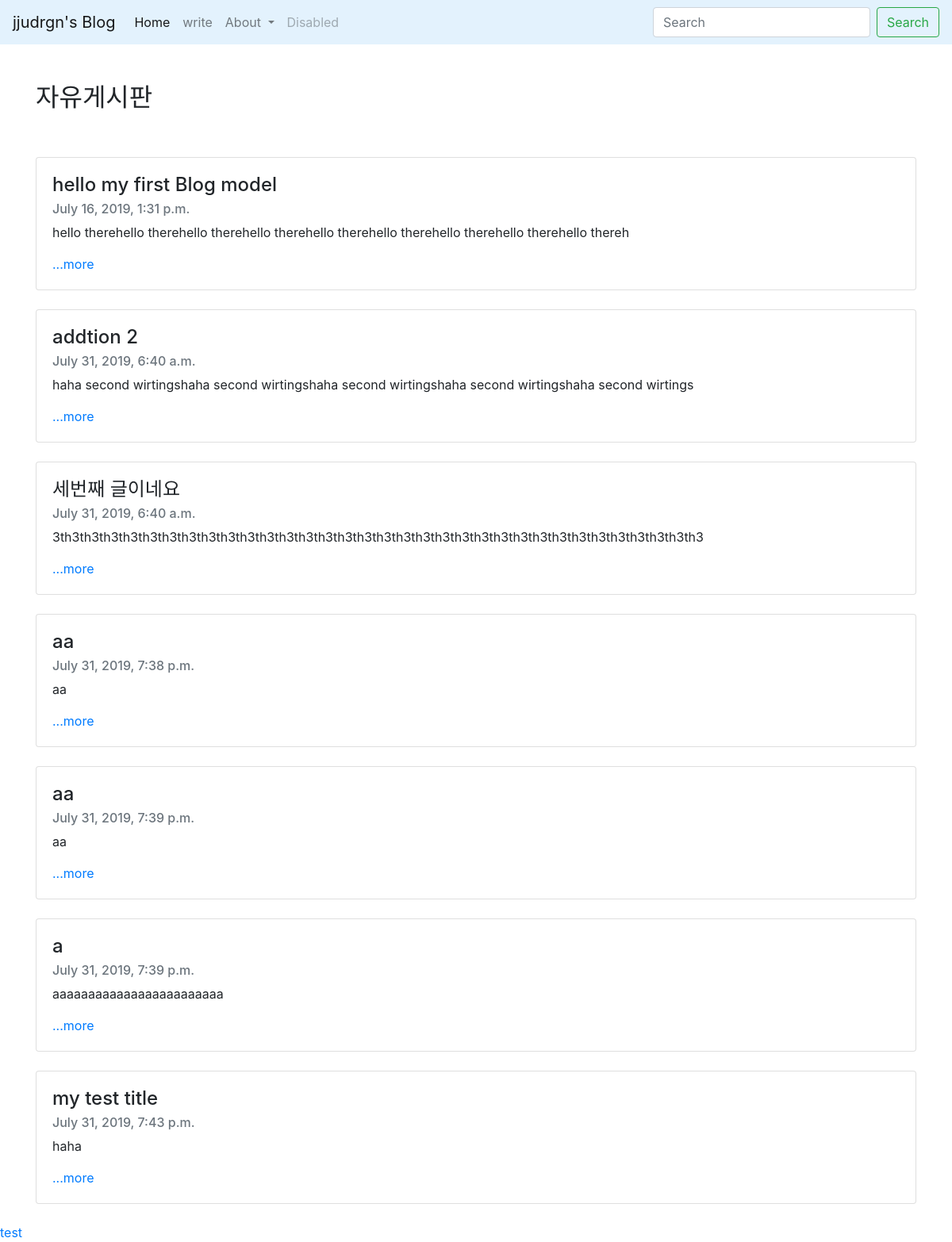
The page / on the database its author committed.
### blog/models.py (models this page shows, shortened)
class Blog(models.Model):
    title = models.CharField(max_length=200)
    pub_date = models.DateTimeField('date published')
    body = models.TextField()
    def summary(self):
        return self.body[:100]

### blog/views.py (the view)
# urls.py: path('', blog.views.home, name="home"),
def home(request):
    blogs = Blog.objects    # 쿼리셋 # 메소드
    return render(request, 'home.html', {'blogs' : blogs})

### blog/templates/home.html (shortened to what this page needs)
<head>
    <link rel="stylesheet" href="https://stackpath.bootstrapcdn.com/bootstrap/4.3.1/css/bootstrap.min.css">
</head>
<body>
<nav class="navbar navbar-expand-lg navbar-light" style="background-color: #e3f2fd;">
  <a class="navbar-brand" href="#">jjudrgn's Blog</a>
  <div class="collapse navbar-collapse" id="navbarSupportedContent">
    <ul class="navbar-nav mr-auto">
      <li class="nav-item active">
        <a class="nav-link" href="{%url 'home'%}">Home <span class="sr-only">(current)</span></a>
      </li>
      <li class="nav-item">
        <a class="nav-link" href="{%url 'newpost'%}">write</a>
      </li>
      <li class="nav-item dropdown">
        <a class="nav-link dropdown-toggle" href="#" id="navbarDropdown" role="button" data-toggle="dropdown" aria-haspopup="true" aria-expanded="false">
          About
        </a>
      </li>
      <li class="nav-item">
        <a class="nav-link disabled" href="#" tabindex="-1" aria-disabled="true">Disabled</a>
      </li>
    </ul>
    <form class="form-inline my-2 my-lg-0">
      <input class="form-control mr-sm-2" type="search" placeholder="Search" aria-label="Search">
      <button class="btn btn-outline-success my-2 my-sm-0" type="submit">Search</button>
    </form>
  </div>
</nav>
<div class="container">
    <br><br>
    <h2>자유게시판</h2>
    <br><br>
    {% for blog in blogs.all%}
    <div class="card">
    <div class="card-body">
    <h4 class="card-title">{{blog.title}}</h4>
    <h6 class="card-subtitle mb-2 text-muted">{{blog.pub_date}}</h6>
    <p class="card-text">{{blog.summary}}</p>
    <a href="{%url 'detail' blog.id%}" class="card-link">...more</a>
    </div></div>
    <br>
    {%endfor%}
</div>
</body>
<a href="test/"> test</h>

### rows shown on the page
Blog: title "hello my first Blog model", pub_date "July 16, 2019, 1:31 p.m.", summary "hello therehello therehello therehello therehello therehello therehello therehello therehello thereh"
Blog: title "addtion 2", pub_date "July 31, 2019, 6:40 a.m.", summary "haha second wirtingshaha second wirtingshaha second wirtingshaha second wirtingshaha second wirtings"
Blog: title "세번째 글이네요", pub_date "July 31, 2019, 6:40 a.m.", summary "3th3th3th3th3th3th3th3th3th3th3th3th3th3th3th3th3th3th3th3th3th3th3th3th3th3th3th3th3th3th3th3th3th3"
Blog: title "aa", pub_date "July 31, 2019, 7:38 p.m.", summary "aa"
Blog: title "aa", pub_date "July 31, 2019, 7:39 p.m.", summary "aa"
Blog: title "a", pub_date "July 31, 2019, 7:39 p.m.", summary "aaaaaaaaaaaaaaaaaaaaaaaa"
Blog: title "my test title", pub_date "July 31, 2019, 7:43 p.m.", summary "haha"
